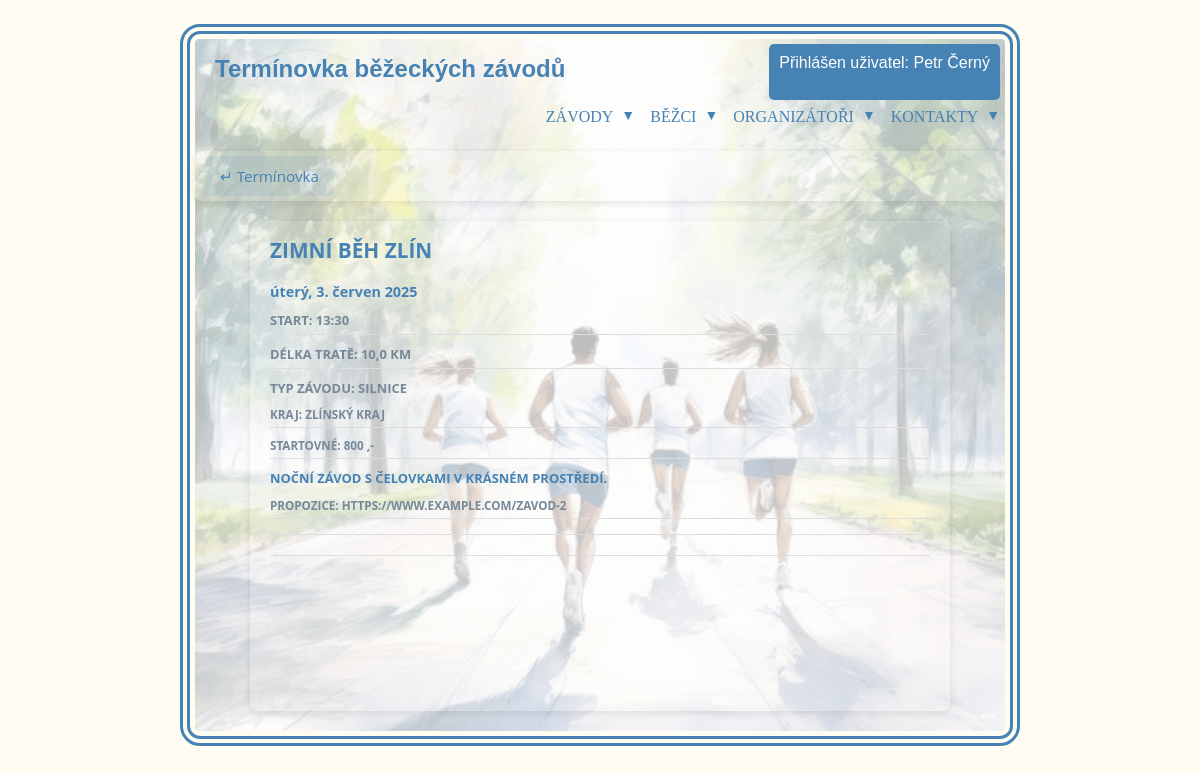
/2/ (signed in), run on the app's committed database.
### users/models.py (models this page shows, shortened)
class User(AbstractBaseUser, PermissionsMixin):
    ROLE_CHOICES = [
        ('R', 'Runner'),
        ('O', 'Organizátor'),
        ('A', 'Admin'),
    ]
    email = models.EmailField(unique=True)
    password = models.CharField(max_length=128,null=False,blank=False)
    role = models.CharField(max_length=1, choices=ROLE_CHOICES)
    first_name = models.CharField(max_length=30, null=False, blank=False)
    last_name = models.CharField(max_length=60, null=False, blank=False)
    birth_date = models.DateField(null=False, blank=False)
    sex = models.CharField(max_length=1, choices=[('M', 'Muž'), ('F', 'Žena')], null=False, blank=False)
    organization_name = models.CharField(max_length=100, null=False, blank=False)
    website = models.URLField(null=False, blank=False)
    is_active = models.BooleanField(default=True)
    is_staff = models.BooleanField(default=False)
    objects = UserManager()
    USERNAME_FIELD = 'email'
    REQUIRED_FIELDS = ['role']
    class Meta:
        verbose_name = "uživatel"
        verbose_name_plural = "uživatelé"
        constraints = [
            models.UniqueConstraint(fields=['email', 'role'], name='unique_email_role')
        ]

### events/models.py (models this page shows, shortened)
class Event(models.Model):
    date_event = models.DateField(verbose_name='Datum události')
    name_event = models.CharField(max_length=30, verbose_name='Název události')
    description = models.TextField(verbose_name='Popis události')
    start_time = models.TimeField(verbose_name='Čas startu')
    distance = models.IntegerField(verbose_name='Vzdálenost')
    country = models.CharField(max_length=50, verbose_name='Země')
    city = models.CharField(max_length=50, verbose_name='Město')
    region = models.CharField(
        max_length=100,
        choices=[
            ('hlavní město Praha', 'hlavní město Praha'),
            ('Středočeský kraj', 'Středočeský kraj'),
            ('Jihočeský kraj', 'Jihočeský kraj'),
            ('Plzeňský kraj', 'Plzeňský kraj'),
            ('Karlovarský kraj', 'Karlovarský kraj'),
            ('Ústecký kraj', 'Ústecký kraj'),
            ('Liberecký kraj', 'Liberecký kraj'),
            ('Královéhradecký kraj', 'Královéhradecký kraj'),
            ('Pardubický kraj', 'Pardubický kraj'),
            ('Kraj Vysočina', 'Kraj Vysočina'),
            ('Jihomoravský kraj', 'Jihomoravský kraj'),
            ('Olomoucký kraj', 'Olomoucký kraj'),
            ('Moravskoslezský kraj', 'Moravskoslezský kraj'),
            ('Zlínský kraj', 'Zlínský kraj')
        ],
        verbose_name='Kraj'
    )
    typ_race = models.CharField(
        max_length=7,
        choices=[
            ('Silnice', 'Silnice'),
            ('Trail', 'Trail'),
            ('Mix', 'Smíšený')
        ],
        verbose_name='Typ závodu - povrch'
    )
    propozition = models.CharField(max_length=100, null=True, blank=True, verbose_name='Propozice')
    start_fee = models.IntegerField(null=True, blank=True, verbose_name='Startovné')
    organizer = models.ForeignKey(settings.AUTH_USER_MODEL, on_delete=models.CASCADE, limit_choices_to={'role': 'O'})
    class Meta:
        ordering = ['date_event']

### events/views.py (the view)
# urls.py: path('<int:pk>/', EventDetailView.as_view(), name='event_details'),
class EventDetailView(DetailView):
    model = Event
    template_name = 'event_details.html'
    context_object_name = 'event'

### events/templatetags/filters.py (called while the page is built)
@register.filter
def m_2_km(value):
    try:
        return value / 1000
    except (ValueError, TypeError):
        return value

@register.filter   # zobrazit formát času
def format_HHMM(value):
    if value is not None:
        return value.strftime('%H:%M')
    return 'No time provided'

### events/templates/event_details.html
{% extends "base.html" %}
{% load filters %}
{% block content %}
<div class="back-link-bar">
    <a href="{% url 'events_search' %}" class="back-link">↵ Termínovka</a>
</div>
<div class="writing-container_detail">
    <div class="name_event_detail">{{ event.name_event }}</div><br>
    <div class="date_event_detail">{{ event.date_event|date:"l, j. F Y" }}
    <div class="date_event basic_info_detail">Start:  {{event.start_time|format_HHMM}} </div>
    <div class="date_event basic_info_detail">Délka tratě:   {{event.distance|m_2_km}} km</div>
    <div class="date_event basic_info_detail">Typ závodu:   {{event.typ_race}}
    <div class="date_event basic_info_detail">Kraj:  {{event.region}}</div>
    <div class="date_event basic_info_detail">Startovné: {{event.start_fee|floatformat:0}} ,-</div>
    <div class="description_detail">{{ event.description }}</div>
    <div class="date_event basic_info_detail">Propozice: {{ event.propozition }}</div>
</div>
{% endblock %}

### templates/base.html (shortened to what this page needs)
{% load static %}
<!DOCTYPE html>
<html lang="en">
{% include "includes/head.html" %}
<body>
<main>
<div class="container">
    <div class="top-right">
        {% if user.is_authenticated %}
            <div class="dropdown">
                <button class="dropbtn" type="button">
                    <div class="user-info">Přihlášen uživatel: {{ user.first_name }} {{ user.last_name }}</div>
                    <span class="arrow">▼</span>
                </button>
            </div>
    {% else %}
        <a href="">Registrace</a>
        <a href="">Přihlášení</a>
    {% endif %}
    </div>
    <h1 class="h1">Termínovka běžeckých závodů</h1>
    {% include "includes/nav_bar.html" %}
    {% block content %}
    {% endblock %}
</div>
</div>
</main>
</body>
</html>

### static/css/styles.css (style rules this page uses)
* { box-sizing: border-box; }
@media (max-width: 1200px) { .container { width: 70%; } }
body { background-color: #fffcf2; margin: 0; padding: 0; }
.h1 { font-family: Verdana, Geneva, Tahoma, sans-serif; font-size: x-large; color: #4682b4; margin-left: 20px; }
.container { position: relative; max-width: 70%; width: 100%; height: auto; justify-content: flex-start; align-items: center; border: #4682b4 10px double; background-clip: content-box; background-image: linear-gradient(rgba(255,255,255,0.7), rgba(255,255,255,0.7)), url('/static/img/background.png'); background-repeat: no-repeat; background-position: center; background-size: cover; border-radius: 20px; padding: 5px; margin: 2% auto; }
.top-right { position: absolute; top: 10px; right: 10px; font-size: 14px; font-weight:lighter; text-decoration: none; display: flex; gap: 15px; list-style: none; padding:0rem; margin: 0; text-transform: uppercase; align-items: center; }
.user-info { margin: 0; white-space: nowrap; }

### static/css/events_list.css (style rules this page uses)
.date_event { font-family: 'Open Sans', sans-serif; font-size: 0.9em; font-weight: bold; color:lightslategrey; border-bottom: 1px solid #ddd; padding-bottom: 5px; margin-bottom: 10px; }

### static/css/events_detail.css (style rules this page uses)
.writing-container_detail { background-color: rgba(255, 255, 255, 0.1); border-radius: 8px; box-shadow: 0 2px 8px rgba(0, 0, 0, 0.1); padding: 15px 20px; margin: 20px auto; max-width: 700px; transition: transform 0.3s ease; }
.date_event_detail { font-family: 'Open Sans', sans-serif; font-size: 0.9em; font-weight: bold; color:#4682b4; border-bottom: 1px solid #ddd; padding-bottom: 10px; margin-bottom: 140px; }
.name_event_detail { font-family: 'Open Sans', sans-serif; font-size: 1.3em; font-weight: bold; color: #4682b4; text-transform: uppercase; }
.description_detail { font-size: 1em; color: #4682b4; line-height: 1.5; }
.basic_info_detail { font-family: 'Open Sans', sans-serif; margin-top: 10px; margin-bottom: 10px; color:lightslategrey; text-transform:uppercase; }
.back-link-bar { box-sizing: border-box; display: flex; background-color: rgba(255, 255, 255, 0.1); border-radius: 8px; box-shadow: 0 2px 8px rgba(0, 0, 0, 0.1); padding: 5px 10px; margin: 20px auto; width: 100%; transition: transform 0.3s ease; }
.back-link { font-family: 'Open Sans', sans-serif; font-size: 0.95em; color: #4682b4; text-decoration: none; padding: 10px 15px; border-radius: 5px; background-color: rgba(70, 130, 180, 0.1); transition: background-color 0.3s ease; }

### static/css/menu.css (style rules this page uses)
.arrow { font-size: 14px; color: #4682b4; cursor: pointer; }

### static/css/user_form_register.css (style rules this page uses)
button { padding: 10px; background-color: #4682b4; color: white; border: none; border-radius: 5px; cursor: pointer; font-size: 1rem; }

### static/css/dashboard.css (style rules this page uses)
.date_event { font-family: 'Open Sans', sans-serif; font-size: 0.9em; font-weight: bold; color:lightslategrey; border-bottom: 1px solid #ddd; padding-bottom: 5px; margin-bottom: 10px; }

### data on the page
User: first_name "Petr", last_name "Černý"
Event: name_event "ZIMNÍ BĚH ZLÍN", date_event "úterý, 3. červen 2025", start_time "13:30", distance|m_2_km "10,0", typ_race "SILNICE", region "ZLÍNSKÝ KRAJ", start_fee "800", description "NOČNÍ ZÁVOD S ČELOVKAMI V KRÁSNÉM PROSTŘEDÍ.", propozition "HTTPS://WWW.EXAMPLE.COM/ZAVOD-2"
